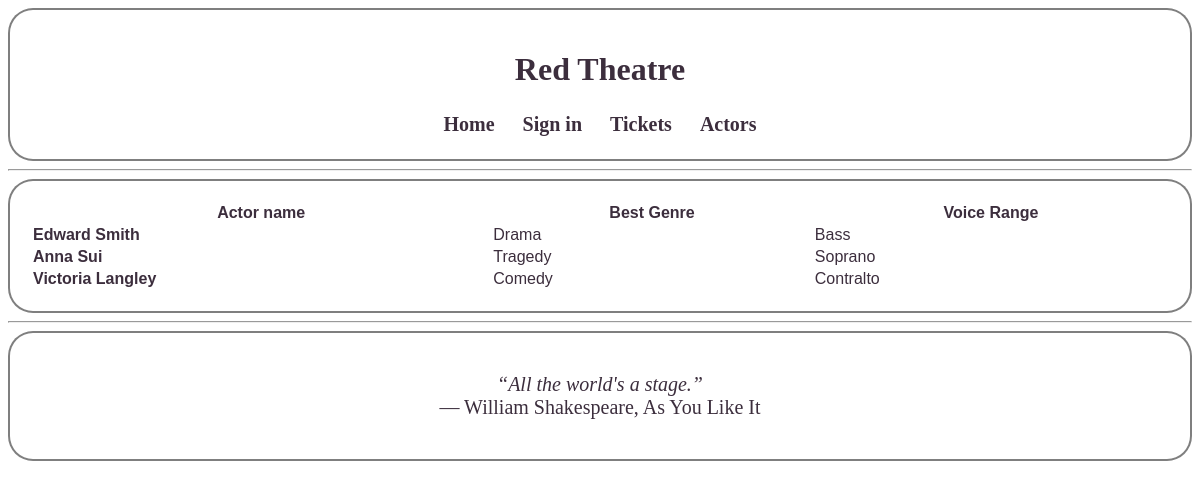
Screenshot of /actors with the database file from the repository.
### models.py (models this page shows, shortened)
class Employee(db.Model):
    id = db.Column(db.Integer, primary_key=True, autoincrement=True)
    name = db.Column(db.String(64))
    birth = db.Column(db.DateTime)
    hire_date = db.Column(db.DateTime)
    sex = db.Column(db.String(1))
    payment = db.Column(db.Integer)
    children = db.Column(db.Integer)

class Genre(db.Model):
    id = db.Column(db.Integer, primary_key=True, autoincrement=True)
    name = db.Column(db.String(64))
    def __repr__(self):
        return self.name

class Voice(db.Model):
    id = db.Column(db.Integer, primary_key=True, autoincrement=True)
    name = db.Column(db.String(64))
    def __repr__(self):
        return self.name

### app.py (the view)
@app.route('/actors')
def show_actors():
    needed = list()
    actors = models.Actor.query.all()
    for actor in actors:
        a = dict()
        a['name'] = str(models.Employee.query.get(actor.employee_id).name)
        a['genre'] = str(models.Genre.query.get(actor.best_genre))
        a['voice'] = str(models.Voice.query.get(actor.voice_range))
        a['page_id'] = actors_page_dir + str(actor.employee_id)
        needed.append(a)
    return render_template('actors.html', title='Actors', actors=needed)

### templates/actors.html
{% extends "base.html" %}
{% block content %}
    <div id="actors">
    <table style="width:100%">
        <tr>
            <th><a href="/actors/name">Actor name</a></th>
            <th><a href="/actors/genre">Best Genre</a></th>
            <th><a href="/actors/voice">Voice Range</a></th>
        </tr>
        {% for actor in actors %}
            <tr>
                <td><a href={{ actor.page_id }}>{{ actor.name }}</a></td>
                <td>{{ actor.genre }}</td>
                <td>{{ actor.voice }}</td>
            </tr>
        {% endfor %}
    </table>
    </div>
{% endblock %}

### static/style.css (style rules this page uses)
body { color: #3C2E3D; background-image: url("/static/images/body.png"); background-repeat: no-repeat; background-size: cover; }
a { display: inline-block; transition: .3s; font-weight:bold; text-decoration:none; color: #3C2E3D; }

### rows the page displays
Employee: name "Edward Smith"
Genre: genre "Drama"
Voice: voice "Bass"
Employee: name "Anna Sui"
Genre: genre "Tragedy"
Voice: voice "Soprano"
Employee: name "Victoria Langley"
Genre: genre "Comedy"
Voice: voice "Contralto"
